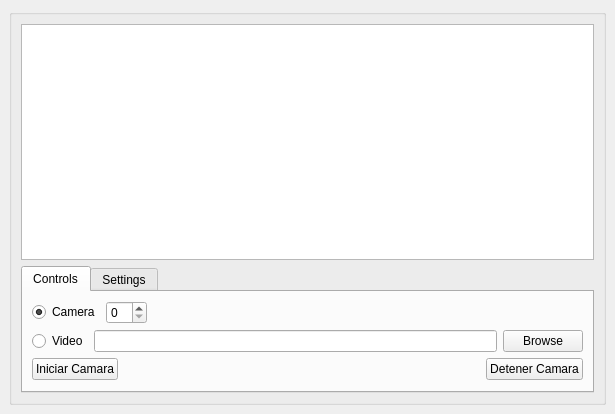
<?xml version="1.0" encoding="UTF-8"?>
<ui version="4.0">
 <class>MainWindow</class>
 <widget class="QMainWindow" name="MainWindow">
  <property name="geometry">
   <rect>
    <x>0</x>
    <y>0</y>
    <width>615</width>
    <height>414</height>
   </rect>
  </property>
  <property name="windowTitle">
   <string>MainWindow</string>
  </property>
  <widget class="QWidget" name="centralwidget">
   <layout class="QGridLayout" name="gridLayout">
    <item row="0" column="0">
     <widget class="QGroupBox" name="groupBox">
      <property name="title">
       <string/>
      </property>
      <layout class="QGridLayout" name="gridLayout_2">
       <item row="2" column="0">
        <widget class="QTabWidget" name="tabs">
         <property name="sizePolicy">
          <sizepolicy hsizetype="Expanding" vsizetype="Preferred">
           <horstretch>0</horstretch>
           <verstretch>0</verstretch>
          </sizepolicy>
         </property>
         <property name="currentIndex">
          <number>0</number>
         </property>
         <widget class="QWidget" name="controlsTab">
          <attribute name="title">
           <string>Controls</string>
          </attribute>
          <layout class="QGridLayout" name="gridLayout_3">
           <item row="2" column="2">
            <layout class="QHBoxLayout" name="horizontalLayout_4">
             <item>
              <spacer name="horizontalSpacer_2">
               <property name="orientation">
                <enum>Qt::Horizontal</enum>
               </property>
               <property name="sizeHint" stdset="0">
                <size>
                 <width>40</width>
                 <height>20</height>
                </size>
               </property>
              </spacer>
             </item>
            </layout>
           </item>
           <item row="2" column="0">
            <widget class="QPushButton" name="startBtn">
             <property name="text">
              <string>Iniciar Camara</string>
             </property>
            </widget>
           </item>
           <item row="2" column="3">
            <widget class="QPushButton" name="pbDetenerCamara">
             <property name="text">
              <string>Detener Camara</string>
             </property>
            </widget>
           </item>
           <item row="0" column="0" colspan="4">
            <layout class="QHBoxLayout" name="horizontalLayout">
             <item>
              <widget class="QRadioButton" name="cameraRadio">
               <property name="text">
                <string>Camera</string>
               </property>
               <property name="checked">
                <bool>true</bool>
               </property>
              </widget>
             </item>
             <item>
              <widget class="QSpinBox" name="cameraSpin"/>
             </item>
             <item>
              <spacer name="horizontalSpacer">
               <property name="orientation">
                <enum>Qt::Horizontal</enum>
               </property>
               <property name="sizeHint" stdset="0">
                <size>
                 <width>40</width>
                 <height>20</height>
                </size>
               </property>
              </spacer>
             </item>
            </layout>
           </item>
           <item row="1" column="0" colspan="4">
            <layout class="QHBoxLayout" name="horizontalLayout_2">
             <item>
              <widget class="QRadioButton" name="videoRadio">
               <property name="text">
                <string>Video</string>
               </property>
              </widget>
             </item>
             <item>
              <widget class="QLineEdit" name="videoEdit"/>
             </item>
             <item>
              <widget class="QPushButton" name="browseVideoBtn">
               <property name="text">
                <string>Browse</string>
               </property>
              </widget>
             </item>
            </layout>
           </item>
          </layout>
         </widget>
         <widget class="QWidget" name="settingsTab">
          <attribute name="title">
           <string>Settings</string>
          </attribute>
          <layout class="QGridLayout" name="gridLayout_4">
           <item row="0" column="0">
            <layout class="QHBoxLayout" name="horizontalLayout_3">
             <item>
              <widget class="QLabel" name="label">
               <property name="text">
                <string>TensorFlow PB File :</string>
               </property>
              </widget>
             </item>
             <item>
              <widget class="QLineEdit" name="pbFileEdit">
               <property name="text">
                <string>/home/investigacion/TensorFlow/ssd_mobilenet_v1_coco_2017_11_17/frozen_inference_graph.pb</string>
               </property>
              </widget>
             </item>
             <item>
              <widget class="QPushButton" name="pbBrowseBtn">
               <property name="text">
                <string>Browse</string>
               </property>
              </widget>
             </item>
            </layout>
           </item>
           <item row="1" column="0">
            <layout class="QHBoxLayout" name="horizontalLayout_5">
             <item>
              <widget class="QLabel" name="label_2">
               <property name="text">
                <string>TensorFlow PBTXT File :</string>
               </property>
              </widget>
             </item>
             <item>
              <widget class="QLineEdit" name="pbtxtFileEdit">
               <property name="text">
                <string>/home/investigacion/TensorFlow/ssd_mobilenet_v1_coco_2017_11_17/frozen_inference_graph.pbtxt</string>
               </property>
              </widget>
             </item>
             <item>
              <widget class="QPushButton" name="pbtxtBrowseBtn">
               <property name="text">
                <string>Browse</string>
               </property>
              </widget>
             </item>
            </layout>
           </item>
           <item row="2" column="0">
            <layout class="QHBoxLayout" name="horizontalLayout_6">
             <item>
              <widget class="QLabel" name="label_3">
               <property name="text">
                <string>Class Names :</string>
               </property>
              </widget>
             </item>
             <item>
              <widget class="QLineEdit" name="classesFileEdit">
               <property name="text">
                <string>/home/investigacion/TensorFlow/ssd_mobilenet_v1_coco_2017_11_17/labels.txt</string>
               </property>
              </widget>
             </item>
             <item>
              <widget class="QPushButton" name="classesBrowseBtn">
               <property name="text">
                <string>Browse</string>
               </property>
              </widget>
             </item>
            </layout>
           </item>
          </layout>
         </widget>
        </widget>
       </item>
       <item row="1" column="0">
        <widget class="QGraphicsView" name="videoView"/>
       </item>
      </layout>
     </widget>
    </item>
   </layout>
  </widget>
 </widget>
 <resources/>
 <connections/>
</ui>
